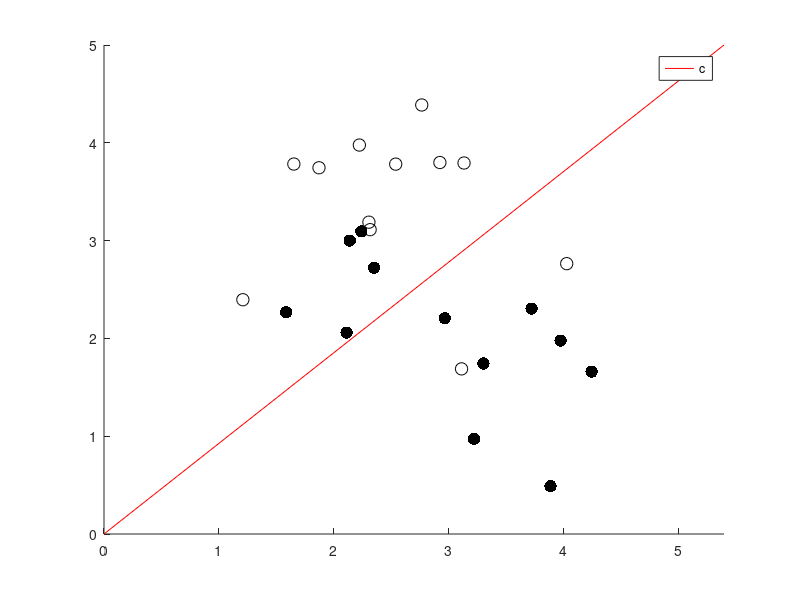

Reproduce this figure in MATLAB.
close all; clear;
rng(2);
N= [12,12]; s= 0.33; m= [2,1; 1,2];
a= s*randn(N(1),2)+ repmat(m(1,:), N(1),1);
b= s*randn(N(2),2)+ repmat(m(2,:), N(2),1);
%{
figure;
scatter(a(:,1), a(:,2), 80,'k','filled'); hold on;
scatter(b(:,1), b(:,2), 80,'k');
c1= line([1.1,1.5], [3,0], 'Color','m', 'DisplayName', 'c1');
c2= line([0.35,2], [0.65,3], 'Color','b', 'DisplayName', 'c2');
c3= line([0.35,2.2], [0.55,2.7], 'Color','r', 'DisplayName', 'c3');
axis tight;
legend([c1,c2,c3],'Location','best');
hold off;
%}

s= 0.9; m= [3,2; 2,3];
a= s*randn(N(1),2)+ repmat(m(1,:), N(1),1);
b= s*randn(N(2),2)+ repmat(m(2,:), N(2),1);
figure;
scatter(a(:,1), a(:,2), 80,'k','filled'); hold on;
scatter(b(:,1), b(:,2), 80,'k');
c= line([0,5.4], [0,5], 'Color','r', 'DisplayName', 'c');
axis tight;
legend([c],'Location','best');
hold off;
